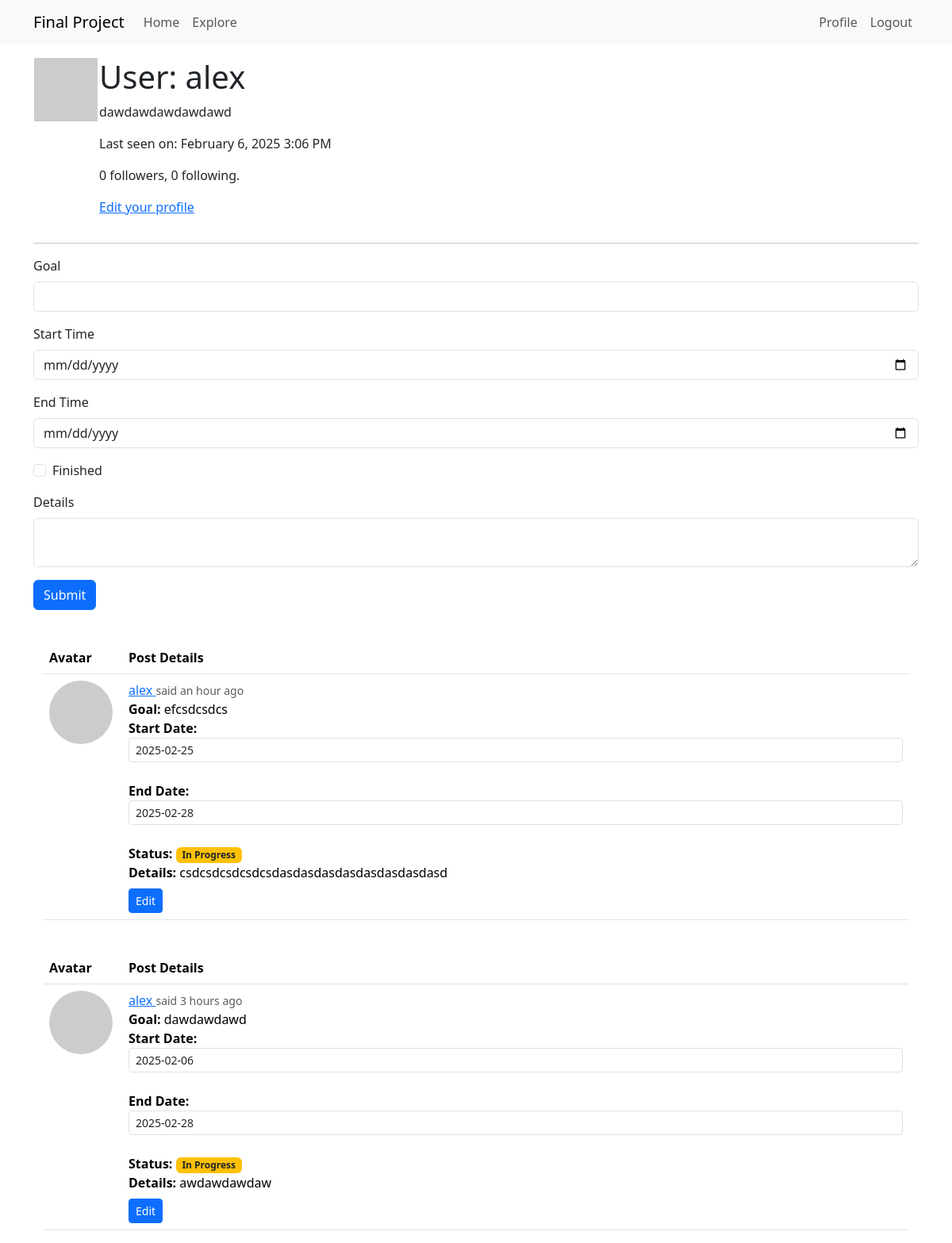
/user/alex (signed in), run on an earlier commit of the app's database.
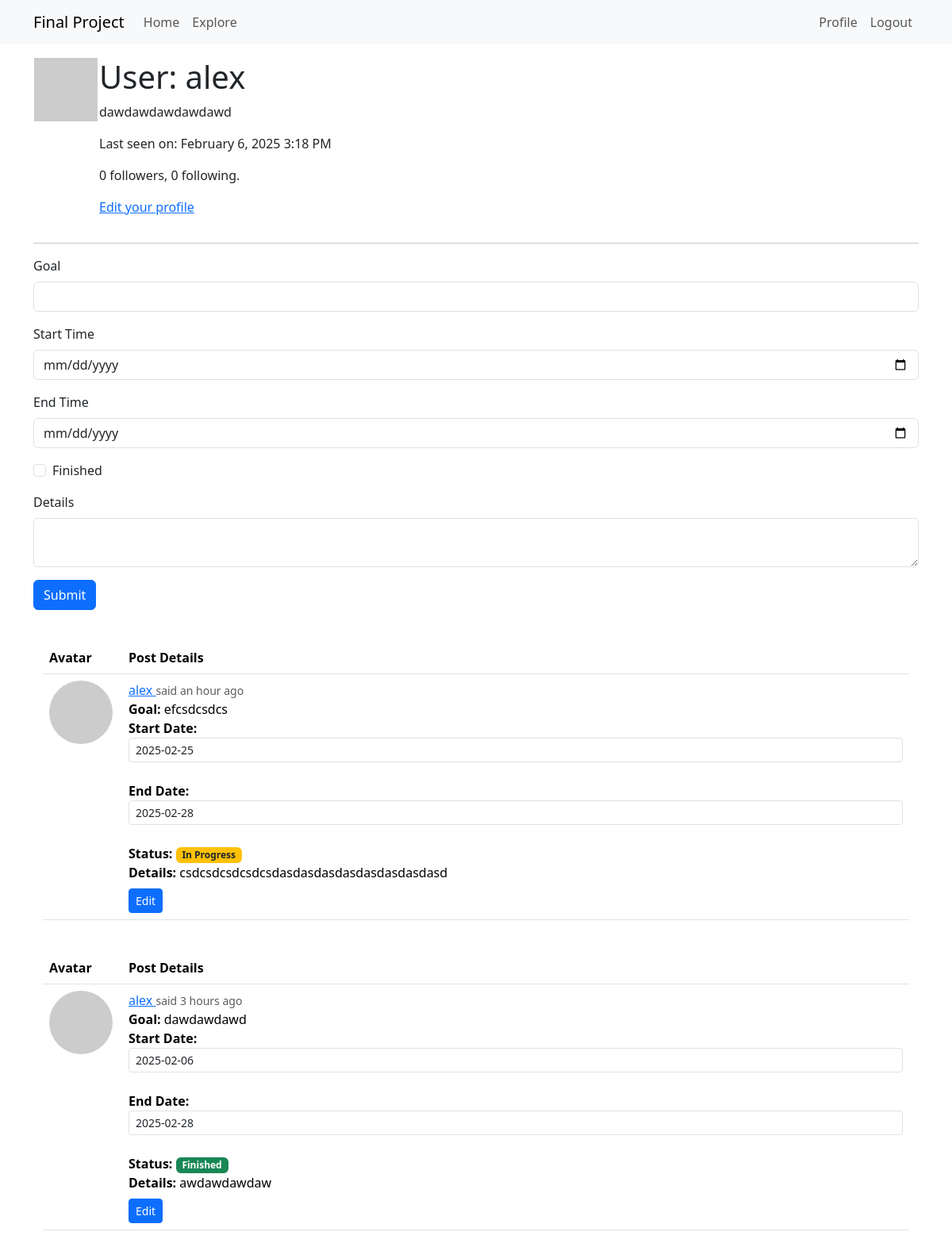
And on a later commit of the database.
### app/models.py (models this page shows, shortened)
class User(db.Model, UserMixin):
    id: so.Mapped[int] = so.mapped_column(primary_key=True)
    username: so.Mapped[str] = so.mapped_column(sa.String(64), index=True, unique=True)
    email: so.Mapped[str] = so.mapped_column(sa.String(120), index=True, unique=True)
    password_hash: so.Mapped[Optional[str]] = so.mapped_column(sa.String(256))
    posts: so.WriteOnlyMapped['Post'] = so.relationship(back_populates='author')
    about_me: so.Mapped[Optional[str]] = so.mapped_column(sa.String(140))
    last_seen: so.Mapped[Optional[datetime]] = so.mapped_column(default=lambda: datetime.now(timezone.utc))
    following: so.WriteOnlyMapped['User'] = so.relationship(secondary=followers, primaryjoin=(followers.c.follower_id == id),
        secondaryjoin=(followers.c.followed_id == id), back_populates='followers')
    followers: so.WriteOnlyMapped['User'] = so.relationship(secondary=followers, primaryjoin=(followers.c.followed_id == id),
        secondaryjoin=(followers.c.follower_id == id), back_populates='following')
    def avatar(self, size):
        digest = md5(self.email.lower().encode('utf-8')).hexdigest()
        return f'https://www.gravatar.com/avatar/{digest}?d=identicon&s={size}'
    def followers_count(self):
        query = sa.select(sa.func.count()).select_from(
            self.followers.select().subquery())
        return db.session.scalar(query)
    def following_count(self):
        query = sa.select(sa.func.count()).select_from(
            self.following.select().subquery())
        return db.session.scalar(query)

class Post(db.Model):
    id: so.Mapped[int] = so.mapped_column(primary_key=True)
    goal: so.Mapped[str] = so.mapped_column(sa.String(60))
    body: so.Mapped[str] = so.mapped_column(sa.String(300))
    timestamp: so.Mapped[datetime] = so.mapped_column(index=True, default=lambda: datetime.now(timezone.utc))
    starttime: so.Mapped[datetime] = so.mapped_column(default=lambda: datetime.now(timezone.utc))
    endtime: so.Mapped[datetime] = so.mapped_column(default=None)
    isfinished: so.Mapped[bool] = so.mapped_column(sa.Boolean(), default=False)
    user_id: so.Mapped[int] = so.mapped_column(sa.ForeignKey(User.id), index=True)
    author: so.Mapped[User] = so.relationship(back_populates='posts')

### app/routes.py (the view, shortened to what this page needs)
@app.route('/user/<username>', methods=['GET', 'POST'])
@login_required
def user(username):
    user = db.first_or_404(sa.select(User).where(User.username == username))
    form = PostForm()
    page = request.args.get('page', 1, type=int)
    query = user.posts.select().order_by(Post.timestamp.desc())
    posts = db.paginate(query, page=page, per_page=app.config['POSTS_PER_PAGE'], error_out=False)
    next_url = url_for('user', username=user.username, page=posts.next_num) \
        if posts.has_next else None
    prev_url = url_for('user', username=user.username, page=posts.prev_num) \
        if posts.has_prev else None
    return render_template('user.html', user=user, posts=posts.items,
                           next_url=next_url, prev_url=prev_url, form=form)

### app/forms.py
class PostForm(FlaskForm):
    goal = StringField('Goal', validators=[DataRequired(), Length(max=60)])
    starttime = DateField('Start Time', format='%Y-%m-%d', validators=[Optional()])
    endtime = DateField('End Time', format='%Y-%m-%d', validators=[Optional()])
    isfinished = BooleanField('Finished')
    post = TextAreaField('Details', validators=[DataRequired(), Length(min=1, max=300)])
    submit = SubmitField('Submit')

### app/models.py (called while the page is built)
@login.user_loader
def load_user(id):
    return db.session.get(User, int(id))

### app/routes.py (called while the page is built)
@app.before_request
def before_request():
    if current_user.is_authenticated:
        current_user.last_seen = datetime.now(timezone.utc)
        db.session.commit()

### app/templates/user.html (shortened to what this page needs)
{% extends "base.html" %}
{% import "bootstrap_wtf.html" as wtf %}
{% block content %}
    <table>
        <tr valign="top">
            <td><img src="{{ user.avatar(128) }}"></td>
            <td>
                <h1>User: {{ user.username }}</h1>
                {% if user.about_me %}<p>{{ user.about_me }}</p>{% endif %}
                {% if user.last_seen %}<p>Last seen on: {{ moment(user.last_seen).format('LLL') }}</p>{% endif %}
                <p>{{ user.followers_count() }} followers, {{ user.following_count() }} following.</p>
                {% if user == current_user %}
                <p><a href="{{ url_for('edit_profile') }}">Edit your profile</a></p>
                {% endif %}
            </td>
        </tr>
    </table>
    <hr>
    {% if form %}
    {{ wtf.quick_form(form) }}
    {% endif %}
    {% for post in posts %}
        {% include '_post.html' %}
    {% endfor %}
{% endblock %}

### app/templates/base.html (shortened to what this page needs)
<!doctype html>
<html lang="en">
  <head>
    <link
        href="https://cdn.jsdelivr.net/npm/bootstrap@5.3.2/dist/css/bootstrap.min.css"
        rel="stylesheet"
>
  </head>
  <body>
    <nav class="navbar navbar-expand-lg bg-body-tertiary">
      <div class="container">
        <a class="navbar-brand" href="{{ url_for('index') }}">Final Project</a>
        <div class="collapse navbar-collapse" id="navbarSupportedContent">
          <ul class="navbar-nav me-auto mb-2 mb-lg-0">
            <li class="nav-item">
              <a class="nav-link" aria-current="page" href="{{ url_for('index') }}">Home</a>
            </li>
            <li class="nav-item">
              <a class="nav-link" aria-current="page" href="{{ url_for('explore') }}">Explore</a>
            </li>
          </ul>
          <ul class="navbar-nav mb-2 mb-lg-0">
            {% if current_user.is_anonymous %}
            <li class="nav-item">
              <a class="nav-link" aria-current="page" href="{{ url_for('login') }}">Login</a>
            </li>
            {% else %}
            <li class="nav-item">
              <a class="nav-link" aria-current="page" href="{{ url_for('user', username=current_user.username) }}">Profile</a>
            </li>
            <li class="nav-item">
              <a class="nav-link" aria-current="page" href="{{ url_for('logout') }}">Logout</a>
            </li>
            {% endif %}
          </ul>
        </div>
      </div>
    </nav>
    <div class="container mt-3">
      {% block content %}{% endblock %}
    </div>
  </body>
</html>

### app/templates/_post.html (shortened to what this page needs)
{% block content %}
    <div class="container mt-4">
        <div class="row">
            <div class="col-12">
                <table class="table table-hover">
                    <thead>
                        <tr>
                            <th scope="col" width="100px">Avatar</th>
                            <th scope="col">Post Details</th>
                        </tr>
                    </thead>
                    <tbody>
                        <tr>
                            <td>
                                <a href="{{ url_for('user', username=post.author.username) }}">
                                    <img src="{{ post.author.avatar(70) }}" class="rounded-circle" alt="User Avatar" />
                                </a>
                            </td>
                            <td>
                                <div>
                                    <a href="{{ url_for('user', username=post.author.username) }}" class="font-weight-bold">
                                        {{ post.author.username }}
                                    </a>
                                    <small class="text-muted">said {{ moment(post.timestamp).fromNow() }}</small>
                                    <br>
                                    <strong>Goal:</strong> {{ post.goal }}<br>
                                    <strong>Start Date:</strong>
                                    <input type="text" id="starttime-{{ post.id }}" class="form-control form-control-sm datetime-picker"
                                           value="{{ post.starttime.strftime('%Y-%m-%d') if post.starttime else '' }}" />
                                    <br>
                                    <strong>End Date:</strong>
                                    <input type="text" id="endtime-{{ post.id }}" class="form-control form-control-sm datetime-picker"
                                           value="{{ post.endtime.strftime('%Y-%m-%d') if post.endtime else '' }}" />
                                    <br>
                                    <strong>Status:</strong>
                                    {% if post.isfinished %}
                                        <span class="badge bg-success">Finished</span>
                                    {% else %}
                                        <span class="badge bg-warning text-dark">In Progress</span>
                                    {% endif %}
                                    <br>
                                    <strong>Details:</strong> {{ post.body }}
                                    <br>
                                    {% if post.author == current_user %}
                                        <a href="{{ url_for('edit_post', post_id=post.id) }}" class="btn btn-primary btn-sm mt-2">Edit</a>
                                    {% endif %}
                                </div>
                            </td>
                        </tr>
                    </tbody>
                </table>
            </div>
        </div>
    </div>
    <link rel="stylesheet" href="https://cdn.jsdelivr.net/npm/flatpickr/dist/flatpickr.min.css">
{% endblock %}

What changed in the data, as far as the page shows it:
changed User "alex": last_seen "February 6, 2025 3:06 PM" → "February 6, 2025 3:18 PM"
changed Post "dawdawdawd": isfinished "In Progress" → "Finished"
